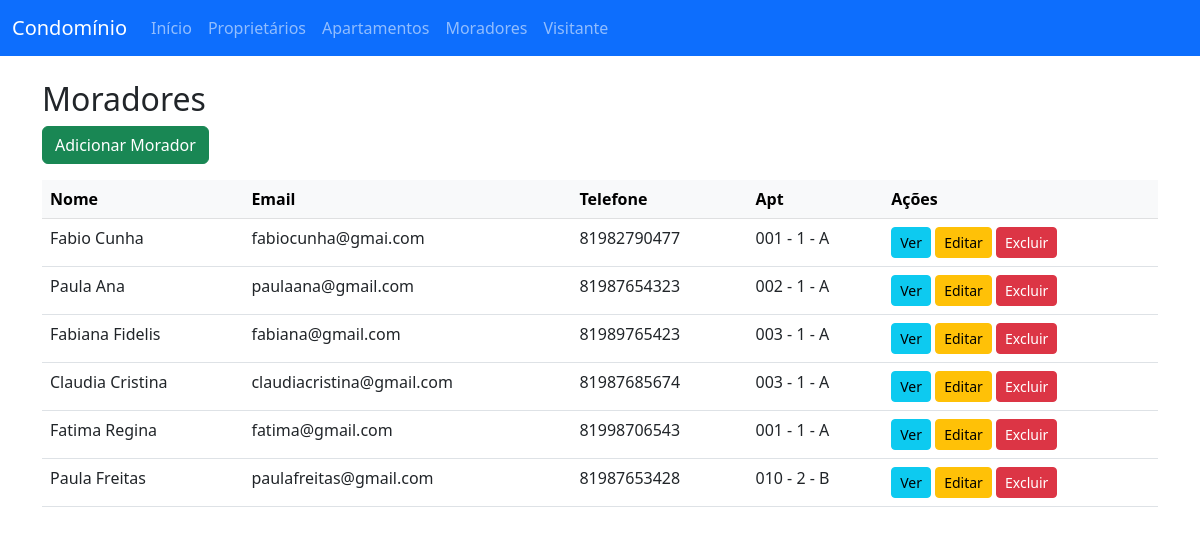
Page /moradores/ on the committed database.
### moradores/models.py (models this page shows, shortened)
class Morador(Usuario):
    apartamento = models.ForeignKey(Apartamento, on_delete=models.PROTECT, related_name="morador_apartamento")
    telefone = models.CharField(max_length=20)
    data_nascimento = models.DateField(blank=True, null=True)
    data_criacao = models.DateTimeField(auto_now_add=True)
    data_atualizacao = models.DateTimeField(auto_now=True)
    data_saida = models.DateField(blank=True, null=True)  # <- Campo adicionado
    class Meta:
        verbose_name = "Morador"
        verbose_name_plural = "Moradores"

### usuarios/models.py (models this page shows, shortened)
class Usuario(AbstractUser):
    PERFIS = (
        ('sindico', 'Síndico'),
        ('porteiro', 'Porteiro'),
        ('morador', 'Morador'),
        ('proprietario', 'Proprietário'),
    )
    perfil = models.CharField(max_length=20, choices=PERFIS)

### apartamentos/models.py (models this page shows)
class Apartamento(models.Model):
    numero = models.CharField(max_length=10, verbose_name="Número do Apartamento")
    andar = models.IntegerField(blank=True, null=True, verbose_name="Andar")
    bloco = models.CharField(max_length=10, verbose_name="Bloco/Torre")
    status = models.BooleanField(default=True, verbose_name="Status")
    proprietario = models.ForeignKey(Proprietario, on_delete=models.SET_NULL,
                   null=True,
                   blank=True,
                   related_name="proprietario_apartamento")
    data_criacao = models.DateTimeField(auto_now_add=True)
    data_atualizacao = models.DateTimeField(auto_now=True)
    class Meta:
        verbose_name = "Apartamento"
        verbose_name_plural = "Apartamentos"
        ordering = ["andar", "numero"]
        constraints = [
        models.UniqueConstraint(fields=['numero', 'bloco'], name='unique_numero_bloco')
    ]
    def __str__(self):
        bloco_str = f" - {self.bloco}" if self.bloco else ""
        andar_str = f" - {self.andar}" if self.andar else ""
        return f"{self.numero}{andar_str}{bloco_str}"

### moradores/views.py (the view)
# urls.py: path('',MoradorListView.as_view(), name='morador_list'),
class MoradorListView(ListView):
    model = Morador
    template_name = "moradores/morador_list.html"
    context_object_name = "moradores"
    paginate_by = 10

### moradores/templates/moradores/morador_list.html (shortened to what this page needs)
{% extends 'moradores/base.html' %}
{% block content %}
<h2>Moradores</h2>
<a href="{% url 'morador_create' %}" class="btn btn-success mb-3">Adicionar Morador</a>
<table class="table table-hover">
    <thead class="table-light">
        <tr>
            <th>Nome</th>
            <th>Email</th>
            <th>Telefone</th>
            <th>Apt</th>
            <th>Ações</th>
        </tr>
    </thead>
    <tbody>
    {% for morador in moradores %}
        <tr>
            <td>{{ morador.first_name }} {{ morador.last_name }}</td>
            <td>{{ morador.email }}</td>
            <td>{{ morador.telefone }}</td>
            <td>{{ morador.apartamento }}</td>
            <td>
                <a class="btn btn-sm btn-info" href="{% url 'morador_detail' morador.pk %}">Ver</a>
                <a class="btn btn-sm btn-warning" href="{% url 'morador_update' morador.pk %}">Editar</a>
                <a class="btn btn-sm btn-danger" href="{% url 'morador_delete' morador.pk %}">Excluir</a>
            </td>
        </tr>
    {% empty %}
        <tr><td colspan="4">Nenhum morador cadastrado.</td></tr>
    {% endfor %}
    </tbody>
</table>
{% endblock %}

### rows in the picture
Morador: first_name "Fabio", last_name "Cunha", email "fabiocunha@gmai.com", telefone "81982790477", apartamento "001 - 1 - A"
Morador: first_name "Paula", last_name "Ana", email "paulaana@gmail.com", telefone "81987654323", apartamento "002 - 1 - A"
Morador: first_name "Fabiana", last_name "Fidelis", email "fabiana@gmail.com", telefone "81989765423", apartamento "003 - 1 - A"
Morador: first_name "Claudia", last_name "Cristina", email "claudiacristina@gmail.com", telefone "81987685674", apartamento "003 - 1 - A"
Morador: first_name "Fatima", last_name "Regina", email "fatima@gmail.com", telefone "81998706543", apartamento "001 - 1 - A"
Morador: first_name "Paula", last_name "Freitas", email "paulafreitas@gmail.com", telefone "81987653428", apartamento "010 - 2 - B"
